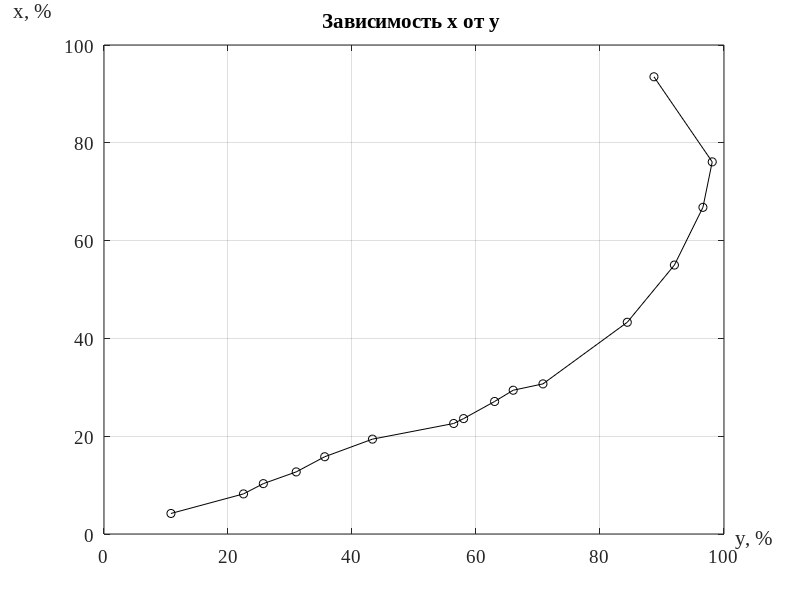

The MATLAB script that drew this image:
%% Практическая работа 2 по МеРСИ...
..."Материальные расчеты процесса ректификации"
clear; clc; format; close all;

%% Исходные данные
x = [4.2 8.2 10.3 12.7 15.8 19.4 22.6 23.6 27.1 29.4 30.7 43.3 55 66.8 76.1 93.5];
y = [10.8 22.5 25.7 31 35.6 43.3 56.4 58 63 66 70.8 84.4 92 96.6 98.1 88.7];

t = [112.1 0 107.4 106.1 104.6 101.4 94.3 92.5 90.4 87 86 78.6 70.8 65.6 63.6 60.7];

GF = 11;
xD = 0.92;
xF = 0.52;
xW = 0.12;

M1 = 12*3+6+16;
M2 = 12*2+4+16*2;

%% Зависимость x от y
plot(y, x, 'ko-'); grid on;
lb1 = xlabel('y, %', 'FontSize', 14, 'FontName', 'TimesNewRoman');
pos1 = get(lb1, 'position');
pos1(1) = pos1(1) + 55;
pos1(2) = pos1(2) + 7;
set(lb1,'position',pos1);
lb2 = ylabel('x, %', 'FontSize', 14, 'FontName', 'TimesNewRoman', 'rotation', 0);
pos1 = get(lb2, 'position');
pos1(2) = pos1(2) + 55;
pos1(1) = pos1(1) - 5;
set(lb2,'position',pos1);
title('Зависимость x от y ', 'FontSize', 14, 'FontName', 'TimesNewRoman');
set(gca, 'FontSize', 14, 'FontName', 'TimesNewRoman');

%% Массовые доли
MF = M1*xF + M2*(1-xF);
MW = M1*xW + M2*(1-xW);
MD = M1*xD + M2*(1-xD);

xFm = M1*xF / (M1*xF + M2* (1-xF));
xWm = M1*xW / (M1*xW + M2* (1-xW));
xDm = M1*xD / (M1*xD + M2* (1-xD));

%% Решение системы уравнений материального баланса
A = [MD MW; MD*xDm MW*xWm];
B = [GF*MF; GF*MF*xFm];
Gi = linsolve(A,B);
GD = Gi(1);
GW = Gi(2);

%% Флегмовое число
for i = 1:length(t)-1
    if (xF >= x(i)/100) && (xF < x(i+1)/100)
        yFs = y(i)/100 + (xF-x(i)/100)/(x(i+1)/100-x(i)/100)*(y(i+1)/100-y(i)/100);
        break;
    end
end
Rmin = (xD-yFs)/(yFs-xF);
R = 1.3*Rmin + 0.3;